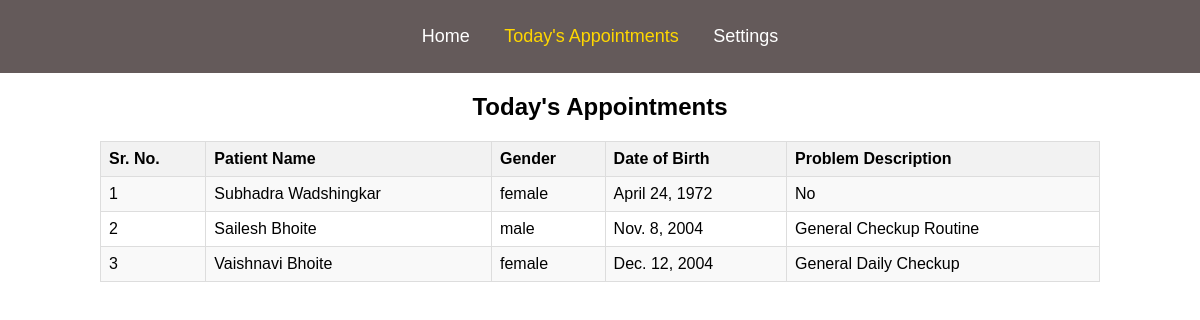
Page /doc-homepage/todays-appointments (signed in) on the committed database.
### Appointment/models.py (models this page shows)
class Appointment(models.Model):
    patient_name = models.CharField(max_length=50)
    gender = models.CharField(max_length=6)
    dob = models.DateField()
    problem_organ = models.CharField(max_length=10)
    problem_description = models.TextField()
    time_batch = models.CharField(max_length=7)
    appointment_date = models.DateField()
    user = models.ForeignKey('User.NewUser', on_delete=models.CASCADE)
    doctor = models.ForeignKey('Doctor.Doctor', on_delete=models.CASCADE)

### Doctor/views.py (the view)
# urls.py: path('todays-appointments', views.load_appointment_list, name='TodaysAppointments'),
def load_appointment_list(request):
    doctor_id = request.session.get('doctor_id')
    return render(request, "appointmentlist.html", {'app_data': Appointment.objects.filter(doctor_id=doctor_id, appointment_date=date.today()).order_by('id')})

### templates/appointmentlist.html (shortened to what this page needs)
{% include 'headerdoc.html' %}
{% if app_data %}
    <h2 align="center">Today's Appointments</h2>
    <table align="center">
      <tr>
          <th>Sr. No.</th>
          <th>Patient Name</th>
          <th>Gender</th>
          <th>Date of Birth</th>
          <th>Problem Description</th>
      </tr>
        {% for appointment in app_data %}
      <tr>
        <td>{{ forloop.counter }}</td>
        <td>{{ appointment.patient_name }}</td>
        <td>{{ appointment.gender }}</td>
        <td>{{ appointment.dob }}</td>
        <td>{{ appointment.problem_description}}</td>
      </tr>
        {% endfor %}
    </table>
{% else %}
    <h2 align="center">No Appointments!</h2>
{% endif %}
</body>
</html>

### templates/headerdoc.html (shortened to what this page needs)
<!DOCTYPE html>
<html lang="en">
<head>
    <link rel="stylesheet" href="/static/css/homepagecss.css">
</head>
<body>
    <header>
        <nav>
            <ul>
                <li class="{% if request.path == '/doc-homepage/' %}active{% endif %}"><a href="{% url 'DocHomePage' %}">Home</a></li>
                <li class="{% if request.path == '/doc-homepage/todays-appointments' %}active{% endif %}"><a href="{% url 'TodaysAppointments' %}">Today's Appointments</a></li>
                <li class="{% if request.path == '/doc-homepage/doctor-settings' %}active{% endif %}"><a href="{% url 'DocSettings' %}">Settings</a></li>
            </ul>
        </nav>
    </header>

### static/css/homepagecss.css (style rules this page uses)
body { font-family: sans-serif; margin: 0; padding: 0; }

### templates/headerdoc.html (style rules this page uses)
body { font-family: Arial, sans-serif; margin: 0; padding: 0; }
header { background-color: #645a5a; color: #fff; padding: 10px 0; }
nav { display: flex; justify-content: center; }
nav ul { list-style-type: none; padding: 0; }
nav ul li { display: inline; margin: 0 15px; }
nav ul li a { color: #fff; text-decoration: none; font-size: 18px; transition: color 0.3s; }
nav ul li.active a { color: #ffd700; }

### templates/appointmentlist.html (style rules this page uses)
body { font-family: sans-serif; }
table { border-collapse: collapse; width: 100%; max-width: 1000px; }
th, td { text-align: left; padding: 8px; border: 1px solid #ddd; }
th { background-color: #f2f2f2; }
tr:nth-child(even) { background-color: #f9f9f9; }

### rows in the picture
Appointment: patient_name "Subhadra Wadshingkar", gender "female", dob "April 24, 1972", problem_description "No"
Appointment: patient_name "Sailesh Bhoite", gender "male", dob "Nov. 8, 2004", problem_description "General Checkup Routine"
Appointment: patient_name "Vaishnavi Bhoite", gender "female", dob "Dec. 12, 2004", problem_description "General Daily Checkup"
